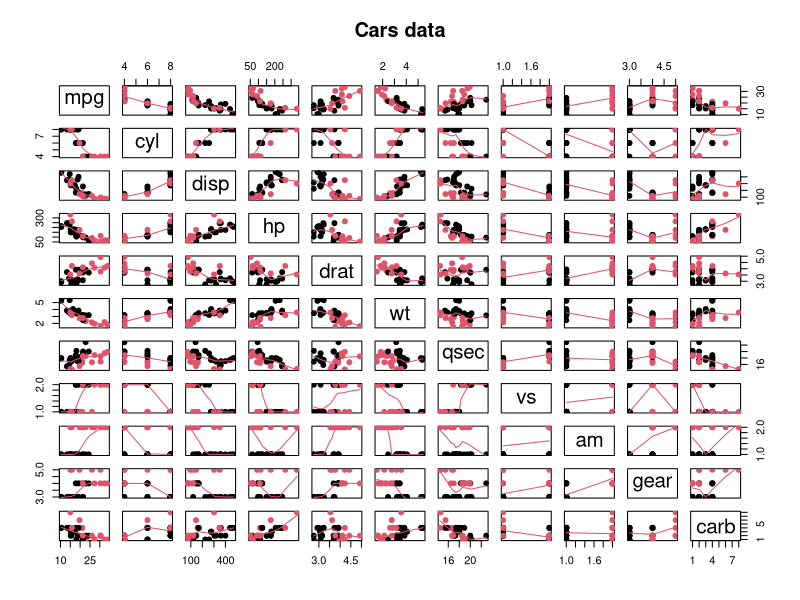
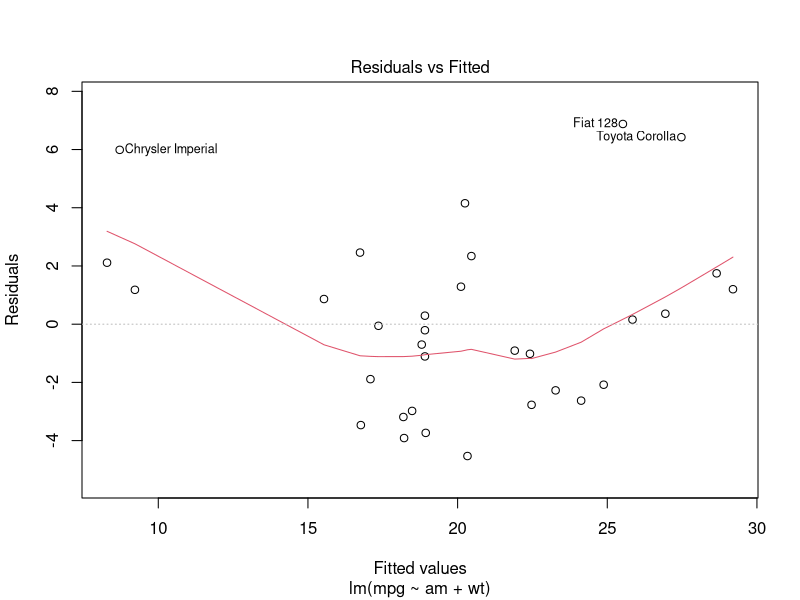
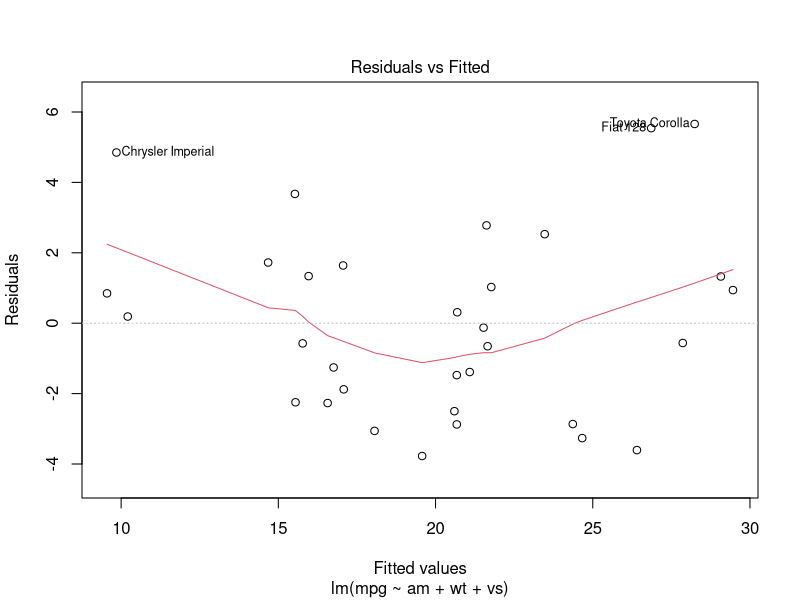
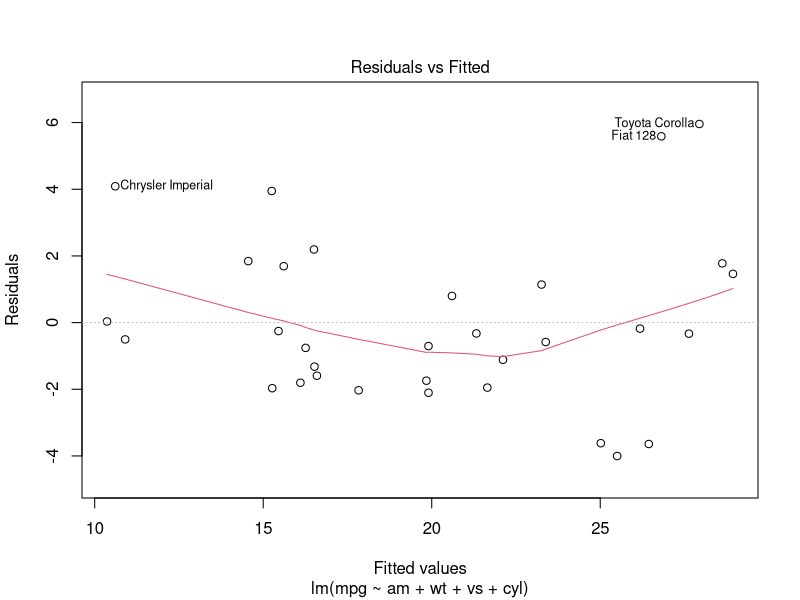

These figures' R source, in order:
## ---- chunk 1

## Load the data, make transmission type a factor
data(mtcars)
mtcars$am <- factor(mtcars$am, levels=c(0, 1), labels=c('Automatic', 'Manual'))
mtcars$vs <- factor(mtcars$vs, levels=c(0, 1), labels=c('V', 'S'))

means <- round(tapply(mtcars$mpg, mtcars$am, mean), 2)
sds <- round(tapply(mtcars$mpg, mtcars$am, sd), 2)

n <- dim(mtcars[1])
n.auto <- sum(mtcars$am == 'Automatic')
n.man <- sum(mtcars$am == 'Manual')
## ---- chunk 2
model.1 <- lm(mpg ~ ., mtcars)
model.2 <- lm(mpg ~ am + wt, mtcars)
model.3 <- lm(mpg ~ am + wt + vs, mtcars)
model.4 <- lm(mpg ~ am + wt + vs + cyl, mtcars)
## ---- chunk 3
summary(model.2)$coef
## ---- chunk 4
summary(model.3)$coef
summary(model.4)$coef
## ---- chunk 5
anova(model.2, model.3, model.4)
## ---- chunk 6
pairs(mtcars, panel=panel.smooth, main='Cars data', 
      col=mtcars$am, pch=19)
## ---- chunk 7
library(car)
summary(model.1)$coef
vif(model.1)
## ---- chunk 8
plot(model.2, which=1)
## ---- chunk 9
shapiro.test(model.2$residuals)
## ---- chunk 10
vif(model.2)
## ---- chunk 11
plot(model.3, which=1)
## ---- chunk 12
shapiro.test(model.3$residuals)
## ---- chunk 13
vif(model.3)
## ---- chunk 14
plot(model.4, which=1)
## ---- chunk 15
shapiro.test(model.4$residuals)
## ---- chunk 16
vif(model.4)
